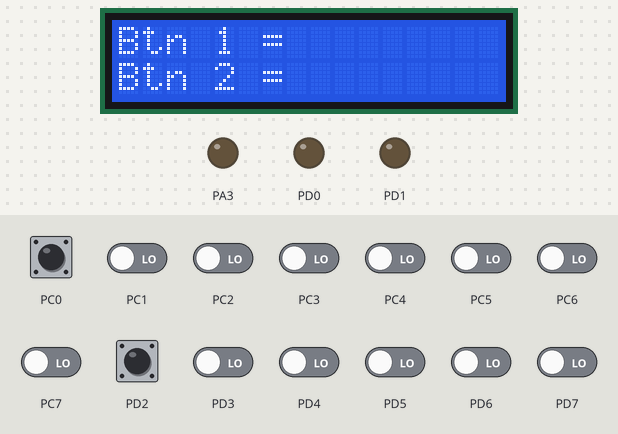
A program run on a simulated ATmega16, built with avr-gcc and emulated at 1 MHz. On the bench: 16×2 character LCD, output pins drawn as LEDs (lit = HIGH). Wiring (inferred from the names in the program): character LCD (HD44780): RS PA0; R/W PA1; E PA2; data PA4, PA5, PA6, PA7. The inputs (shaded band) are chosen by the test bench; at power-on: PC0, PD2 HIGH, PC1–7, PD3–7 LOW. Pins used as bus, display or sensor lines are not drawn.

Above: at 1.2 s.
1.3 s: PC0 pulled LOW for 0.15 s
At 1.8 s:
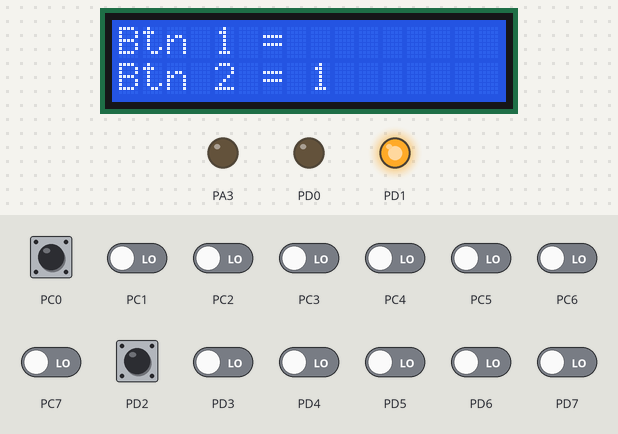
2.9 s: PD2 pulled LOW for 0.15 s
At 4.2 s:
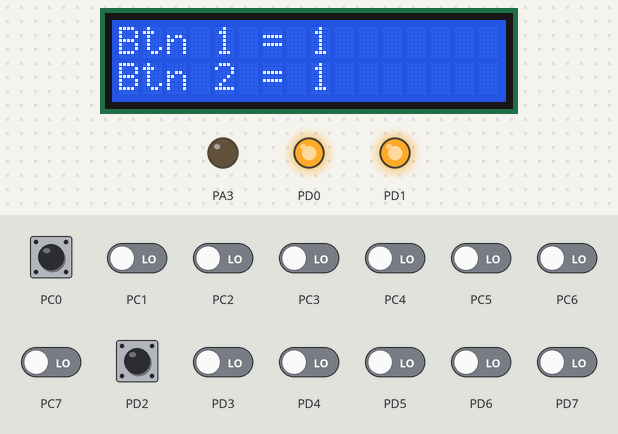
4.5 s: PC0 pulled LOW for 1 s
At 6.7 s:
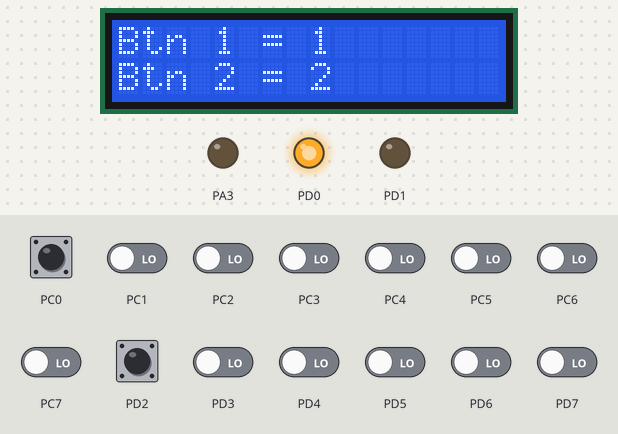
7.0 s: PD2 pulled LOW for 1 s
At 8.6 s:
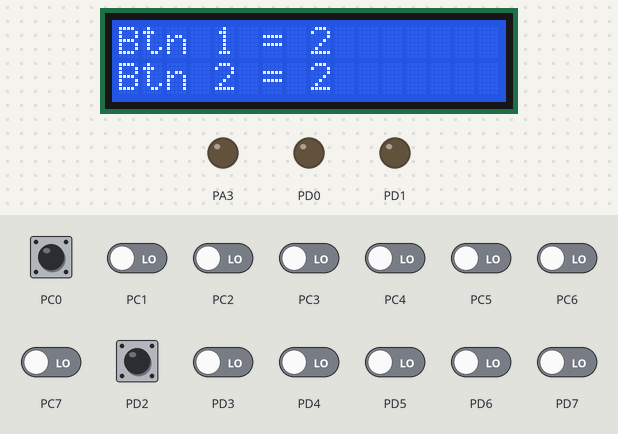
Timing chart, 0 to 10.1 s (numbered marks = the images above; inputs shaded):
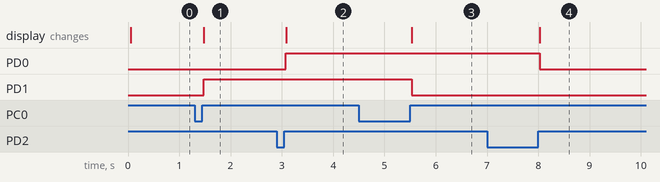

The program:

Debounce.c
```c
#define F_CPU 1000000L
#define NUM_BUTTONS 2

#include <avr/io.h>
#include "common_defs.h"
#include "button.h"
#include "lcd.h"

void initProgram(void) {

	// Button definitions
	uint8_t btnData[][2] = {
		{PORT_D, PIN2},
		{PORT_C, PIN0}
	};
	initButtons( btnData ) ;

	// Output port - Pin 0,1 are output pins
	DDRD  = 0b00000011 ;

	// Init screen
	initLCD() ;
	writeStringToLCDatRC( 0, 0, "Btn 1 = " ) ;
	writeStringToLCDatRC( 1, 0, "Btn 2 = " ) ;
}

int main(void) {

	initProgram() ;

	int numBtn1Press = 0 ;
	int numBtn2Press = 0 ;

	while(1) {
		if( isButtonPressed( 0 ) ) {
			PORTD ^= ( 1 << PIND0 ) ;
			numBtn1Press++ ;
			writeIntToLCDatRC( 0, 8, numBtn1Press ) ;
		}

		if( isButtonPressed( 1 ) ) {
			PORTD ^= ( 1 << PIND1 ) ;
			numBtn2Press++ ;
			writeIntToLCDatRC( 1, 8, numBtn2Press ) ;
		}
	}
}
```

button.h
```c
//                        BUTTON_H
// A bunch of utility functions to ease handling of button presses along with
// debouncing logic.
//
// NOTE: A pulled-up button is considered pressed on release (rising edge)
//
// How to use this header?
// -----------------------
// 1. The program using this header needs to define NUM_BUTTONS, the value of
//    which should be equal to the number of buttons being used by the program
//
// 2. Initializing the buttons - the 'initButtons' functions should be called
//    with a two column, two dimensional array. Each row represents the meta
//    data for a single button. The first element of a row is the PORT (a,b,c,d)
//    to which the button is connected, while the second element is the pin
//    number in the port to which the button is connected. For example
//
//		uint8_t btnData[][2] = {
//			{PORT_D, PIN2}, // First button connected to pin2 port D
//			{PORT_C, PIN0}  // Second button connected to pin 0 of port C
//		} ;
//		initButtons( btnData ) ; // Calling the initiation funciton
//
//  3. Checking if a button is pressed by calling the isButtonPressed method.
//     This method takes an integer parameter representing the index of the
//     button as defined during initialization. This function returns a non
//     zero integer if the button is pressed, 0 otherwise.
//
//     It is important to call this function within the main loop.
//
//		if( isButtonPressed( 0 ) ) {
//			...
//		}

#ifndef __BUTTON_H__
#define __BUTTON_H__

#ifndef NUM_BUTTONS
	#error "NUM_BUTTONS is not defined"
#endif

#define CONFIDENCE_THRESHOLD 200

#include <avr/io.h>

struct Button {
	uint8_t* pinAddress ;
	uint8_t  pinNumber ;
	uint8_t  isArmed ;
	uint8_t  releasedConfidenceLevel ;
} ;

struct Button buttons[NUM_BUTTONS] ;

void initButtons( uint8_t data[][2] ) {
	for( int i=0; i<NUM_BUTTONS; i++ ) {
		uint8_t port   = data[i][0] ;
		uint8_t pinNum = data[i][1] ;

		if( port == PORT_A ) {
			buttons[i].pinAddress = &PINA ;
			DDRA &= ~( 1 << pinNum ) ;
			PORTA |= ( 1 << pinNum ) ;
		}
		else if( port == PORT_B ) {
			buttons[i].pinAddress = &PINB ;
			DDRB &= ~( 1 << pinNum ) ;
			PORTB |= ( 1 << pinNum ) ;
		}
		else if( port == PORT_C ) {
			buttons[i].pinAddress = &PINC ;
			DDRC &= ~( 1 << pinNum ) ;
			PORTC |= ( 1 << pinNum ) ;
		}
		else if( port == PORT_D ) {
			buttons[i].pinAddress = &PIND ;
			DDRD &= ~( 1 << pinNum ) ;
			PORTD |= ( 1 << pinNum ) ;
		}

		buttons[i].pinNumber = pinNum ;
		buttons[i].isArmed = 0 ;
		buttons[i].releasedConfidenceLevel = 0 ;
	}
}

// PIN     1111111111110101010110000000000000000000001010101001111111111111111
// Armed   0000000000001111111111111111111111111111111111111111111111111000000
// Pressed 0000000000000000000000000000000000000000000000000000000000001000000
int isButtonPressed( int btnNumber ) {

	struct Button* btn = &buttons[btnNumber] ;
	uint8_t btnDown = bit_is_clear( *(btn->pinAddress), btn->pinNumber ) ;

	if( !btn->isArmed && btnDown ) {
		btn->isArmed = 1 ;
	}

	if( btn->isArmed ) {
		if( btnDown ) {
			btn->releasedConfidenceLevel = 0 ;
		}
		else {
			btn->releasedConfidenceLevel++ ;
			if( btn->releasedConfidenceLevel >= CONFIDENCE_THRESHOLD ) {
				btn->isArmed = 0 ;
				btn->releasedConfidenceLevel = 0 ;
				return 1 ;
			}
		}
	}
	return 0 ;
}

#endif /* __BUTTON_H__ */
```

common_defs.h
```c
#ifndef __COMMON_DEFS_H__
#define __COMMON_DEFS_H__

#define PORT_A 1
#define PORT_B 2
#define PORT_C 3
#define PORT_D 4

#define PIN0 0
#define PIN1 1
#define PIN2 2
#define PIN3 3
#define PIN4 4
#define PIN5 5
#define PIN6 6
#define PIN7 7

#endif /* __COMMON_DEFS_H__ */
```

lcd.h
```c
#ifndef __LCD_H__
#define __LCD_H__

#include <inttypes.h>
#include <avr/io.h>
#include <util/delay.h>
#include <avr/sfr_defs.h>
#include <stdlib.h>

#define LCD_OUT_REG    PORTA
#define LCD_IN_REG     PINA
#define LCD_DDR        DDRA

#define LCD_RS_PIN     0  // Register select pin in LCD_OUT_REG
#define LCD_RW_PIN     1  // Read/Write select pin in LCD_OUT_REG
#define LCD_E_PIN      2  // Enable pin in LCD_OUT_REG
#define LCD_D4_PIN     4  // Data line pin 1 in LCD_OUT_REG
#define LCD_D5_PIN     5  // Data line pin 2 in LCD_OUT_REG
#define LCD_D6_PIN     6  // Data line pin 3 in LCD_OUT_REG
#define LCD_D7_PIN     7  // Data line pin 4 in LCD_OUT_REG

#define LCD_BF_PIN     LCD_D7_PIN // Buffer overflow pin in LCD_OUT_REG

#define LCD_L1_START_DDRAM_ADDR 0x00 // DDRAM start address for LCD display line 1
#define LCD_L2_START_DDRAM_ADDR 0x40 // DDRAM start address for LCD display line 2
#define LCD_L3_START_DDRAM_ADDR 0x14 // DDRAM start address for LCD display line 3
#define LCD_L4_START_DDRAM_ADDR 0x54 // DDRAM start address for LCD display line 4

#define LCD_DELAY_E_PULSE() _delay_us(1)

// Sets the MCU port in read or write mode. Note that in the read mode, we are
// only interested in reading from D4-7 and hence we enable only those pins
// as inputs.
#define SET_LCD_PORT_IN_WRITE_MODE() ( LCD_DDR = 0xFF )
#define SET_LCD_PORT_IN_READ_MODE()  ( LCD_DDR = 0x0F )

// LCD E pin ( 1=High, 0=Low )
#define LCD_SET_ENABLE_HIGH()    ( LCD_OUT_REG |=  _BV( LCD_E_PIN  ) )
#define LCD_SET_ENABLE_LOW()     ( LCD_OUT_REG &= ~_BV( LCD_E_PIN  ) )

// LCD RS pin ( 1=Data mode, 0=Command mode)
#define LCD_SET_DATA_MODE()      ( LCD_OUT_REG |=  _BV( LCD_RS_PIN ) )
#define LCD_SET_CMD_MODE()       ( LCD_OUT_REG &= ~_BV( LCD_RS_PIN ) )

// LCD RW pin ( 1=Read mode, 0=Write mode)
#define LCD_SET_READ_MODE()      ( LCD_OUT_REG |=  _BV( LCD_RW_PIN ) )
#define LCD_SET_WRITE_MODE()     ( LCD_OUT_REG &= ~_BV( LCD_RW_PIN ) )

#define WAIT_IF_LCD_BUSY()   while( readLCDBusyFlag() ){}
#define LCD_CLR_SCR()        writeCommand( 0x01 ) ;

/**
 * Returns 1 if LCD is in busy state, else 0
 */
uint8_t readLCDBusyFlag(void) {

	// Note that we are operating in the 4 bit mode and hence the
	// when we try to read the LCD in the command mode, we need to
	// pick the data in two nibbles - higher order first. Each
	// nibble is read on a prolonged Enable high pulse.
	uint8_t data = 0x00 ;

	LCD_SET_CMD_MODE() ;
	LCD_SET_READ_MODE() ;

	// Set the MCU port into read mode so that we can pick up the data
	SET_LCD_PORT_IN_READ_MODE() ;

	// Grab the high nibble
	LCD_SET_ENABLE_HIGH() ;
	LCD_DELAY_E_PULSE() ;
	data = LCD_IN_REG << 4 ;
	LCD_SET_ENABLE_LOW() ;

	// Stretch the low pulse a bit
	LCD_DELAY_E_PULSE() ;

	// Grab the low nibble
	LCD_SET_ENABLE_HIGH() ;
	LCD_DELAY_E_PULSE() ;
	data |= (LCD_IN_REG & 0x0F) ;
	LCD_SET_ENABLE_LOW() ;

	// Put back the MCU port in the write mode.
	SET_LCD_PORT_IN_WRITE_MODE() ;

	return (data & 0x80) >> LCD_BF_PIN;
}

/**
 * Utility function to just write the lower nibble to the LCD data bus.
 * Note that this function doesn't care which mode the nibble is written
 * in. It is assumed that except for the RW flag, all other settings,
 * including busy flag checks are done prior to calling this function.
 */
void writeNibbleToLCD( uint8_t data ) {

	LCD_OUT_REG = ((LCD_OUT_REG & 0x0F) | (data << 4)) ;

	LCD_SET_ENABLE_HIGH() ;
	LCD_DELAY_E_PULSE() ;
	LCD_SET_ENABLE_LOW() ;
	LCD_DELAY_E_PULSE() ;
}

/**
 * Writes the specified data to the LCD in the mode specified. This is
 * more of a refactored utility method to aid writeCommand and writeData
 * methods.
 *
 * data - The 8 bit data to be written
 * isCmd - 1 if the data is to be written as command, 0 otherwise
 */
void writeToLCD( uint8_t data, uint8_t isCmd ) {

	if( isCmd ) {
		LCD_SET_CMD_MODE() ;
	}
	else {
		LCD_SET_DATA_MODE() ;
	}
	LCD_SET_WRITE_MODE() ;

	// Write the data in two steps, nibble at a time. High first.
	// Output the upper four bits of data
	writeNibbleToLCD( (data >> 4) & 0x0F ) ;

	// Output the lower four bits of data
	writeNibbleToLCD( data & 0x0F ) ;

	_delay_us(500) ;
}

/** Write the specified command to the LCD */
void writeCommandToLCD( uint8_t cmd ) {
	WAIT_IF_LCD_BUSY() ;
	writeToLCD( cmd, 1 ) ;
}

/** Write the specified data to the LCD */
void writeDataToLCD( uint8_t data ) {
	WAIT_IF_LCD_BUSY() ;
	writeToLCD( data, 0 ) ;
}

/**
 * Initializes the LCD. Note that this method is hardcoded for a 16x2 LCD.
 * Yes, (sniff), its not generic enough to magically span over to bigger
 * LCDs. If there is such a need, its just a matter of tweaking the
 * function set command and we are good to go.
 */
void initLCD() {

	SET_LCD_PORT_IN_WRITE_MODE() ;
	LCD_SET_CMD_MODE() ;
	LCD_SET_WRITE_MODE() ;

	_delay_ms( 15 ) ;
	writeNibbleToLCD( 0x03 ) ; // Hardcoded protocol for 4 bit interface

	_delay_ms( 5 ) ;
	writeNibbleToLCD( 0x03 ) ; // Hardcoded protocol for 4 bit interface

	_delay_us( 150 ) ;
	writeNibbleToLCD( 0x03 ) ; // Hardcoded protocol for 4 bit interface

	_delay_ms( 5 ) ;
	writeNibbleToLCD( 0x02 ) ; // Switch to 4 bit mode

	_delay_us( 40 ) ;

	writeCommandToLCD( 0x28 ) ; // Function set - 2 line, 5x8 font
	writeCommandToLCD( 0x08 ) ; // Display off, cursor off, blink off
	writeCommandToLCD( 0x0C ) ; // Display on, cursor on, blink off
	writeCommandToLCD( 0x06 ) ; // Increment cursor and don't shift screen
	writeCommandToLCD( 0x01 ) ; // Clear screen

	_delay_ms(10) ;
}

/**
 * Moves the cursor DDRAM address to the specified row and column. Row
 * and column values are zero based. Note that no error or sanity checking
 * is done on the input data.
 */
void moveLCDCursor( uint8_t row, uint8_t col ) {
	uint8_t lineBaseAddress = 0x00 ;
	if( row == 1 ) {
		lineBaseAddress = LCD_L2_START_DDRAM_ADDR ;
	}
	writeCommandToLCD( (1<<7) + lineBaseAddress + col ) ;
}

/**
 * Writes the specified string at the current cursor position. It is assumed
 * that the string is null terminated. Also, please note that this function
 * does not do boundary detection and auto wrapping.
 */
void writeStringToLCD( char* s ) {
	while( *s ) {
		writeDataToLCD( *s ) ;
		s++ ;
	}
}

/**
 * Writes the specified integer at the current cursor position.Please note
 * that this function does not do boundary detection and auto wrapping.
 */
void writeIntToLCD( int val ) {

	char digitStr[10] ;
	itoa( val, digitStr, 10 ) ;
	writeStringToLCD( digitStr ) ;
}

/**
 * Writes the specified character at the specified position. It is assumed
 * that the string is null terminated. Also, please note that this function
 * does not do boundary detection and auto wrapping.
 */
void writeCharToLCDatRC( uint8_t r, uint8_t c, char chr ) {
	moveLCDCursor( r, c ) ;
	writeDataToLCD( chr ) ;
}

/**
 * Writes the specified string at the specified position. It is assumed
 * that the string is null terminated. Also, please note that this function
 * does not do boundary detection and auto wrapping.
 */
void writeStringToLCDatRC( uint8_t r, uint8_t c, char* s ) {
	moveLCDCursor( r, c ) ;
	writeStringToLCD( s ) ;
}

/**
 * Writes the specified integer at the specified position. Please note
 * that this function does not do boundary detection and auto wrapping.
 */
void writeIntToLCDatRC( uint8_t r, uint8_t c, int val ) {
	moveLCDCursor( r, c ) ;
	writeIntToLCD( val ) ;
}

/**
 * Clears the specified region on the LCD with blank characters.
 */
void clearLCDRegion( uint8_t sRow, uint8_t sCol, uint8_t eRow, uint8_t eCol ) {

	uint8_t rIndex = sRow ;
	uint8_t cIndex = sCol ;

	while( rIndex <= eRow ) {
		moveLCDCursor( rIndex, cIndex ) ;
		while( cIndex <= eCol ) {
			writeDataToLCD( ' ' ) ;
			cIndex++ ;
		}
		rIndex++ ;
	}
}

#endif
```

Measured:
- after the input at 1.3 s, PD1: LOW → HIGH after 0.18 s; the display: changes after 0.18 s (image 1)
- after the input at 2.9 s, PD0: LOW → HIGH after 0.18 s; the display: changes after 0.18 s (image 2)
- after the input at 4.5 s, PD1: HIGH → LOW after 1.0 s; the display: changes after 1.0 s (image 3)
- after the input at 7.0 s, PD0: HIGH → LOW after 1.0 s; the display: changes after 1.0 s (image 4)
